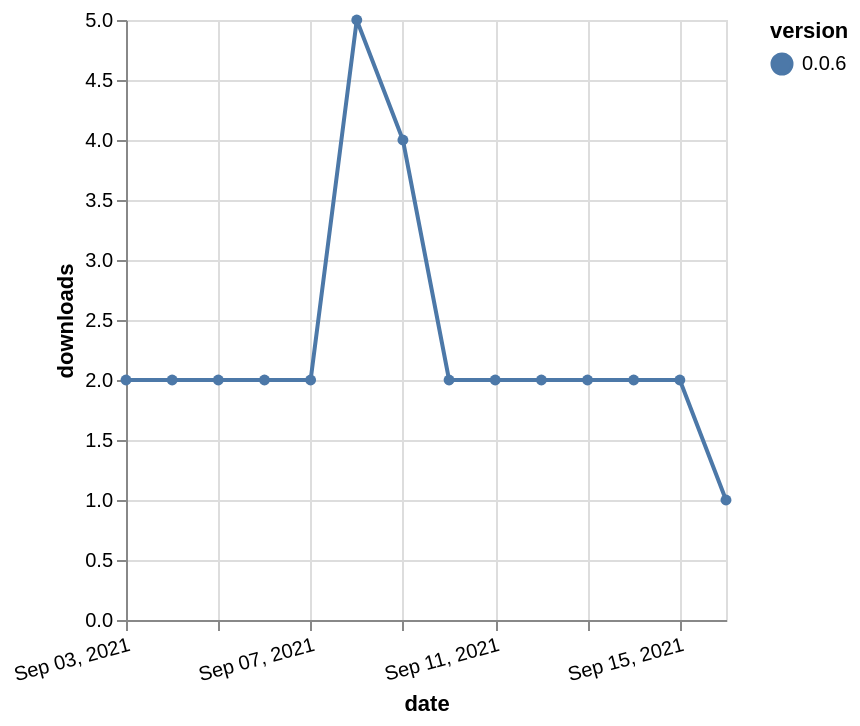

This figure's Vega-Lite source:
### Vega-Lite specification from a JSON file in a GitHub repository (floating-point values rounded to 4 significant figures)
{"$schema": "https://vega.github.io/schema/vega-lite/v5.json", "description": "A simple bar chart with embedded data.", "data": {"values": [{"date": "2021-09-03", "total": 3802, "delta": 2, "version": "0.0.6"}, {"date": "2021-09-04", "total": 3804, "delta": 2, "version": "0.0.6"}, {"date": "2021-09-05", "total": 3806, "delta": 2, "version": "0.0.6"}, {"date": "2021-09-06", "total": 3808, "delta": 2, "version": "0.0.6"}, {"date": "2021-09-07", "total": 3810, "delta": 2, "version": "0.0.6"}, {"date": "2021-09-08", "total": 3815, "delta": 5, "version": "0.0.6"}, {"date": "2021-09-09", "total": 3819, "delta": 4, "version": "0.0.6"}, {"date": "2021-09-10", "total": 3821, "delta": 2, "version": "0.0.6"}, {"date": "2021-09-11", "total": 3823, "delta": 2, "version": "0.0.6"}, {"date": "2021-09-12", "total": 3825, "delta": 2, "version": "0.0.6"}, {"date": "2021-09-13", "total": 3827, "delta": 2, "version": "0.0.6"}, {"date": "2021-09-14", "total": 3829, "delta": 2, "version": "0.0.6"}, {"date": "2021-09-15", "total": 3831, "delta": 2, "version": "0.0.6"}, {"date": "2021-09-16", "total": 3832, "delta": 1, "version": "0.0.6"}]}, "width": "container", "mark": {"type": "line", "point": {"filled": true}}, "encoding": {"x": {"field": "date", "type": "temporal", "timeUnit": "yearmonthdate", "title": "date", "axis": {"labelAngle": -15}}, "y": {"field": "delta", "type": "quantitative", "title": "downloads"}, "color": {"field": "version", "type": "nominal"}, "tooltip": {"field": "delta"}}}
